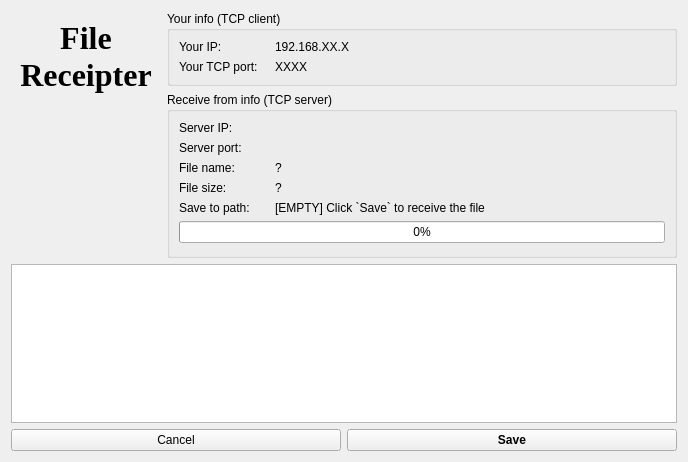
<?xml version="1.0" encoding="UTF-8"?>
<ui version="4.0">
 <class>TcpClient</class>
 <widget class="QWidget" name="TcpClient">
  <property name="geometry">
   <rect>
    <x>0</x>
    <y>0</y>
    <width>688</width>
    <height>462</height>
   </rect>
  </property>
  <property name="windowTitle">
   <string>Form</string>
  </property>
  <layout class="QVBoxLayout" name="verticalLayout_2">
   <item>
    <widget class="QWidget" name="widget" native="true">
     <layout class="QHBoxLayout" name="horizontalLayout">
      <property name="leftMargin">
       <number>0</number>
      </property>
      <property name="topMargin">
       <number>0</number>
      </property>
      <property name="rightMargin">
       <number>0</number>
      </property>
      <property name="bottomMargin">
       <number>0</number>
      </property>
      <item>
       <widget class="QWidget" name="widget_4" native="true">
        <property name="maximumSize">
         <size>
          <width>150</width>
          <height>16777215</height>
         </size>
        </property>
        <layout class="QVBoxLayout" name="verticalLayout_3">
         <property name="leftMargin">
          <number>0</number>
         </property>
         <property name="topMargin">
          <number>0</number>
         </property>
         <property name="rightMargin">
          <number>0</number>
         </property>
         <property name="bottomMargin">
          <number>0</number>
         </property>
         <item>
          <widget class="QLabel" name="label_2">
           <property name="font">
            <font>
             <family>Times New Roman</family>
             <pointsize>24</pointsize>
             <italic>false</italic>
             <bold>true</bold>
            </font>
           </property>
           <property name="text">
            <string>File
Receipter</string>
           </property>
           <property name="alignment">
            <set>Qt::AlignCenter</set>
           </property>
          </widget>
         </item>
         <item>
          <widget class="QLabel" name="labelPic">
           <property name="minimumSize">
            <size>
             <width>150</width>
             <height>150</height>
            </size>
           </property>
           <property name="maximumSize">
            <size>
             <width>150</width>
             <height>150</height>
            </size>
           </property>
           <property name="text">
            <string/>
           </property>
           <property name="pixmap">
            <pixmap resource="resource.qrc">:/icon/icons/file-received.png</pixmap>
           </property>
           <property name="scaledContents">
            <bool>true</bool>
           </property>
          </widget>
         </item>
        </layout>
       </widget>
      </item>
      <item>
       <widget class="QWidget" name="widget_2" native="true">
        <layout class="QVBoxLayout" name="verticalLayout">
         <property name="leftMargin">
          <number>0</number>
         </property>
         <property name="topMargin">
          <number>0</number>
         </property>
         <property name="rightMargin">
          <number>0</number>
         </property>
         <property name="bottomMargin">
          <number>0</number>
         </property>
         <item>
          <widget class="QGroupBox" name="groupBox_4">
           <property name="title">
            <string>Your info (TCP client)</string>
           </property>
           <layout class="QGridLayout" name="gridLayout_3">
            <item row="0" column="1">
             <widget class="QLabel" name="lbClientIP">
              <property name="text">
               <string>192.168.XX.X</string>
              </property>
             </widget>
            </item>
            <item row="0" column="0">
             <widget class="QLabel" name="label_4">
              <property name="text">
               <string>Your IP:</string>
              </property>
             </widget>
            </item>
            <item row="1" column="1">
             <widget class="QLabel" name="lbClientPort">
              <property name="text">
               <string>XXXX</string>
              </property>
             </widget>
            </item>
            <item row="1" column="0">
             <widget class="QLabel" name="label_5">
              <property name="maximumSize">
               <size>
                <width>90</width>
                <height>16777215</height>
               </size>
              </property>
              <property name="text">
               <string>Your TCP port:</string>
              </property>
             </widget>
            </item>
           </layout>
          </widget>
         </item>
         <item>
          <widget class="QGroupBox" name="groupBox_3">
           <property name="title">
            <string>Receive from info (TCP server)</string>
           </property>
           <layout class="QGridLayout" name="gridLayout_2">
            <property name="bottomMargin">
             <number>12</number>
            </property>
            <item row="3" column="1">
             <widget class="QLabel" name="lbFileSize">
              <property name="text">
               <string>?</string>
              </property>
             </widget>
            </item>
            <item row="1" column="0">
             <widget class="QLabel" name="label_7">
              <property name="maximumSize">
               <size>
                <width>90</width>
                <height>16777215</height>
               </size>
              </property>
              <property name="text">
               <string>Server port:</string>
              </property>
             </widget>
            </item>
            <item row="4" column="0">
             <widget class="QLabel" name="label">
              <property name="text">
               <string>Save to path:</string>
              </property>
             </widget>
            </item>
            <item row="0" column="0">
             <widget class="QLabel" name="label_8">
              <property name="text">
               <string>Server IP:</string>
              </property>
             </widget>
            </item>
            <item row="2" column="1">
             <widget class="QLabel" name="lbFileName">
              <property name="maximumSize">
               <size>
                <width>400</width>
                <height>16777215</height>
               </size>
              </property>
              <property name="text">
               <string>?</string>
              </property>
             </widget>
            </item>
            <item row="1" column="1">
             <widget class="QLabel" name="lbServerPort">
              <property name="text">
               <string/>
              </property>
             </widget>
            </item>
            <item row="5" column="0" colspan="2">
             <widget class="QProgressBar" name="progressBar">
              <property name="value">
               <number>0</number>
              </property>
             </widget>
            </item>
            <item row="3" column="0">
             <widget class="QLabel" name="label_12">
              <property name="text">
               <string>File size:</string>
              </property>
             </widget>
            </item>
            <item row="0" column="1">
             <widget class="QLabel" name="lbServerIP">
              <property name="text">
               <string/>
              </property>
             </widget>
            </item>
            <item row="2" column="0">
             <widget class="QLabel" name="label_10">
              <property name="text">
               <string>File name:</string>
              </property>
             </widget>
            </item>
            <item row="4" column="1">
             <widget class="QLabel" name="lbFileSavePath">
              <property name="text">
               <string>[EMPTY] Click `Save` to receive the file</string>
              </property>
             </widget>
            </item>
           </layout>
          </widget>
         </item>
        </layout>
       </widget>
      </item>
     </layout>
    </widget>
   </item>
   <item>
    <widget class="QTextBrowser" name="textBrowser"/>
   </item>
   <item>
    <widget class="QWidget" name="widget_3" native="true">
     <layout class="QHBoxLayout" name="horizontalLayout_2">
      <property name="leftMargin">
       <number>0</number>
      </property>
      <property name="topMargin">
       <number>0</number>
      </property>
      <property name="rightMargin">
       <number>0</number>
      </property>
      <property name="bottomMargin">
       <number>0</number>
      </property>
      <item>
       <widget class="QPushButton" name="btnCancel">
        <property name="text">
         <string>Cancel</string>
        </property>
       </widget>
      </item>
      <item>
       <widget class="QPushButton" name="btnSave">
        <property name="font">
         <font>
          <bold>true</bold>
         </font>
        </property>
        <property name="text">
         <string>Save</string>
        </property>
       </widget>
      </item>
     </layout>
    </widget>
   </item>
  </layout>
 </widget>
 <resources>
  <include location="resource.qrc"/>
 </resources>
 <connections/>
</ui>
